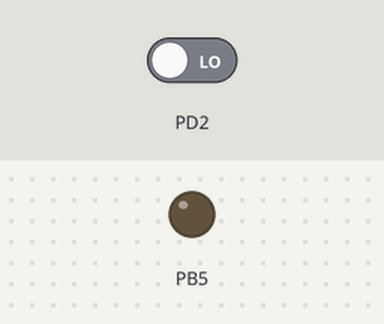
The program below on a simulated ATmega328P, built with avr-gcc and emulated at 16 MHz. Shown: output pins drawn as LEDs (lit = HIGH). The inputs (shaded band) are chosen by the test bench; at power-on: PD2 LOW.

Above: at 1.2 s.
1.3 s: PD2 driven HIGH
At 2.3 s:
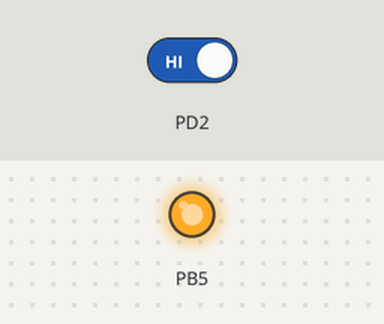
2.8 s: PD2 driven LOW
At 3.4 s:
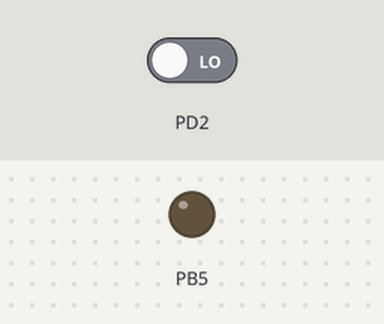
Timing chart, 0 to 5.8 s (numbered marks = the images above; inputs shaded):
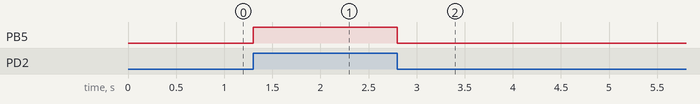

The program:

main.c
```c
/*
 * Digital Input with Pushbutton
 * Board: Arduino Uno R3
 * MCU: ATmega328P
 * Toolchain: AVR-GCC
 *
 * Bare-metal AVR C. No Arduino framework functions are used.
 * Independently rewritten from the concepts studied in "Simply AVR".
 */

#define F_CPU 16000000UL

#include <avr/io.h>

int main(void)
{
    DDRB |= (1U << DDB5);         // LED output: D13 / PB5
    DDRD &= (uint8_t)~(1U << DDD2); // Button input: D2 / PD2

    while (1)
    {
        if (PIND & (1U << PIND2))
            PORTB |= (1U << PORTB5);
        else
            PORTB &= (uint8_t)~(1U << PORTB5);
    }
}
```

Measured:
- after the input at 1.3 s, PB5: LOW → HIGH at once
- after the input at 2.8 s, PB5: HIGH → LOW at once
